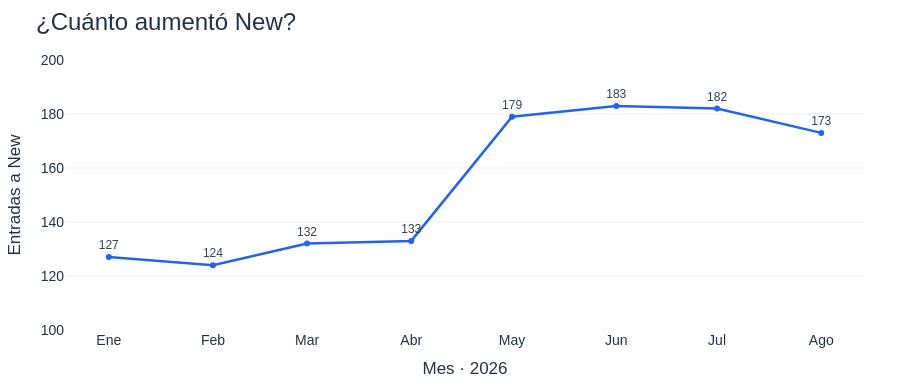

Notebook code for this chart:
### Markdown cell above
### 3.1. ¿Cuánto creció New, frente a qué periodo y en qué segmentos?

**Qué medimos:** cuánto cambian las entradas a New frente a un periodo de referencia y en qué segmentos ocurre.

**Alcance mostrado ahora:** total general y canales, mes frente al anterior. Región y otros segmentos se revisarán si aportan diferencias relevantes; todavía no se ha completado toda la segmentación.

**Variación mensual:** `(New del mes − New del mes anterior) / New del mes anterior × 100`.

**Datos:** cuentas que entraron por New, fecha de entrada y atributos del segmento.

### Code cell
from scripts.cro_charts import grafica_new, CONFIG
figura_new=grafica_new(METRICAS/'demanda.csv', ESCENARIO)
figura_new.write_html(BASE/'graficas/01_new_tendencia.html',include_plotlyjs=True,config=CONFIG)
figura_new.show(renderer='plotly_mimetype',config=CONFIG)

### Figure 1 — Plotly figure (JSON) as saved in the notebook; plotly's stock layout.template omitted (floating-point values rounded to 4 significant figures)
{"data": [{"customdata": [["Ene 2026", "—"], ["Feb 2026", "-2,4%"], ["Mar 2026", "+6,5%"], ["Abr 2026", "+0,8%"], ["May 2026", "+34,6%"], ["Jun 2026", "+2,2%"], ["Jul 2026", "-0,5%"], ["Ago 2026", "-4,9%"]], "hovertemplate": "<b>%{customdata[0]}</b><br>Entradas a New: %{y:.0f}<br>Variación mensual: %{customdata[1]}<extra></extra>", "line": {"color": "#2563eb", "width": 2.5}, "marker": {"size": 6}, "mode": "lines+markers+text", "name": "Entradas a New", "text": ["127", "124", "132", "133", "179", "183", "182", "173"], "textfont": {"color": "#334155", "size": 12}, "textposition": "top center", "type": "scatter", "x": ["2026-01-01T00:00:00", "2026-02-01T00:00:00", "2026-03-01T00:00:00", "2026-04-01T00:00:00", "2026-05-01T00:00:00", "2026-06-01T00:00:00", "2026-07-01T00:00:00", "2026-08-01T00:00:00"], "y": [127, 124, 132, 133, 179, 183, 182, 173]}], "layout": {"dragmode": false, "font": {"color": "#243247", "family": "Arial, sans-serif", "size": 14}, "height": 390, "hovermode": "closest", "margin": {"b": 60, "l": 65, "r": 35, "t": 60}, "showlegend": false, "title": {"font": {"size": 24}, "text": "¿Cuánto aumentó New?", "x": 0.04}, "xaxis": {"fixedrange": true, "showgrid": false, "tickmode": "array", "ticktext": ["Ene", "Feb", "Mar", "Abr", "May", "Jun", "Jul", "Ago"], "tickvals": ["2026-01-01T00:00:00", "2026-02-01T00:00:00", "2026-03-01T00:00:00", "2026-04-01T00:00:00", "2026-05-01T00:00:00", "2026-06-01T00:00:00", "2026-07-01T00:00:00", "2026-08-01T00:00:00"], "title": {"text": "Mes · 2026"}, "type": "date"}, "yaxis": {"dtick": 20, "fixedrange": true, "gridcolor": "#edf1f5", "range": [100, 200], "tick0": 100, "tickmode": "linear", "title": {"text": "Entradas a New"}, "zeroline": false}}}
